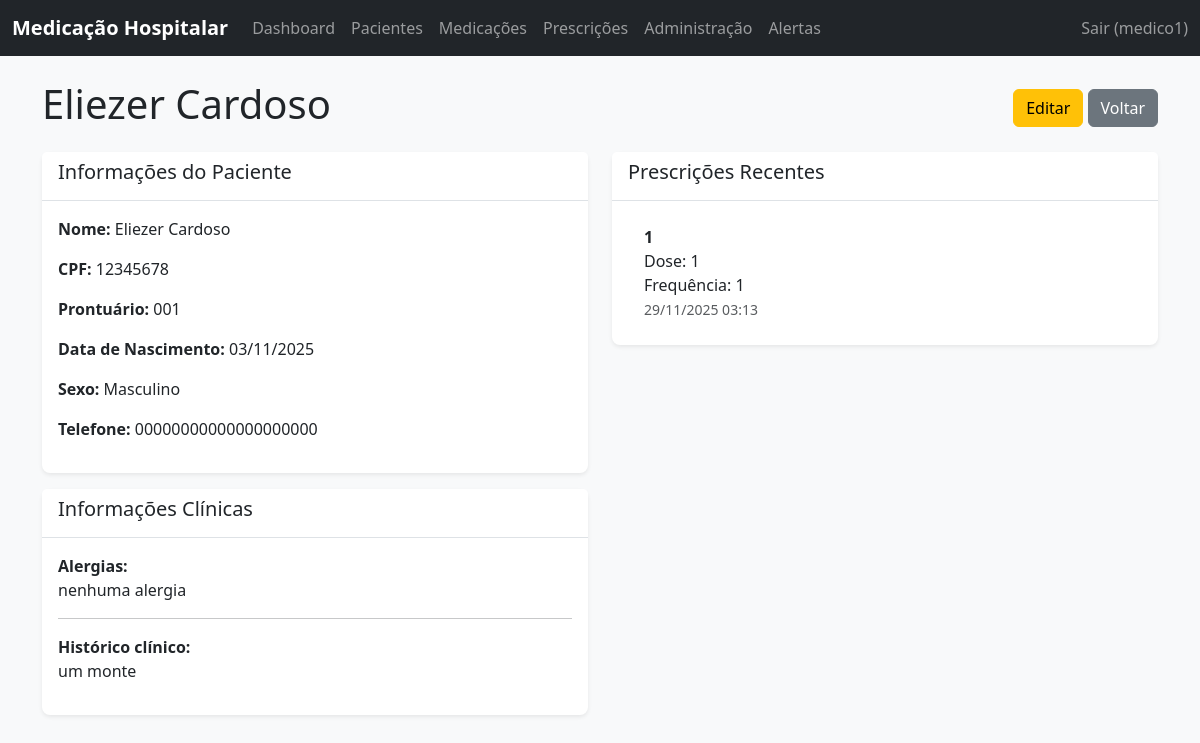
/pacientes/1/ (signed in), run on an earlier commit of the app's database.
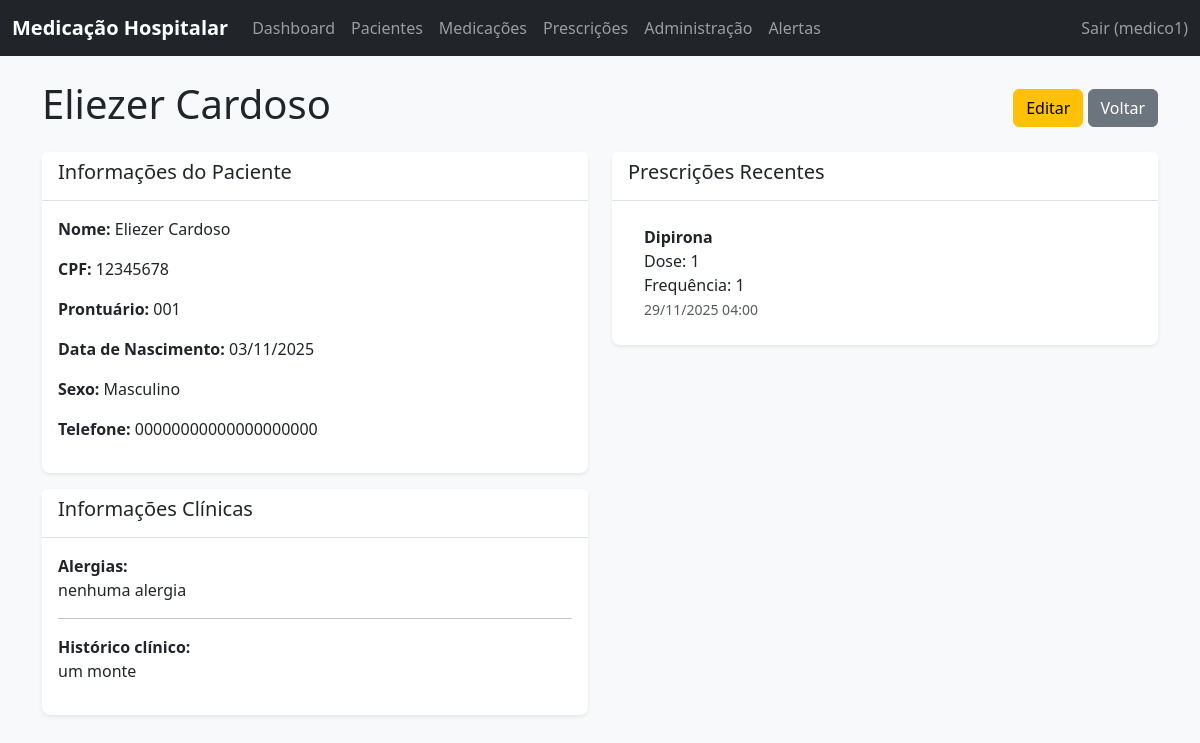
And on a later commit of the database.
### core/models.py (models this page shows, shortened)
class Prescricao(models.Model):
    STATUS_CHOICES = [
        ('ativa', 'Ativa'),
        ('suspensa', 'Suspensa'),
        ('encerrada', 'Encerrada'),
    ]
    paciente = models.ForeignKey(Paciente, on_delete=models.CASCADE)
    medicamento = models.ForeignKey(Medicamento, on_delete=models.CASCADE)
    medico = models.ForeignKey(
        settings.AUTH_USER_MODEL,
        on_delete=models.PROTECT,
        related_name='prescricoes',
        null=True,
        blank=True,
    )
    data_criacao = models.DateTimeField(auto_now_add=True)
    data_ultima_atualizacao = models.DateTimeField(auto_now=True)
    dose = models.CharField(max_length=100)
    frequencia = models.CharField(max_length=100)
    status = models.CharField(
        max_length=20,
        choices=STATUS_CHOICES,
        default='ativa',
    )
    observacoes = models.TextField(blank=True, null=True)
    class Meta:
        verbose_name = "Prescrição"
        verbose_name_plural = "Prescrições"

class Medicamento(models.Model):
    nome = models.CharField(max_length=255)
    dosagem = models.CharField(max_length=100)
    via_administracao = models.CharField(max_length=100)
    class Meta:
        verbose_name = "Medicamento"
        verbose_name_plural = "Medicamentos"

### core/views_frontend.py (the view)
class PacienteDetailView(LoginRequiredMixin, DetailView):
    model = Paciente
    template_name = 'core/paciente_detail.html'
    context_object_name = 'paciente'

### templates/core/paciente_detail.html (shortened to what this page needs)
{% extends 'base.html' %}
{% load static %}
{% block content %}
<div class="row">
    <div class="col-12">
        <div class="d-flex justify-content-between align-items-center mb-3">
            <h1>{{ paciente.nome }}</h1>
            <div>
                <a href="{% url 'paciente_update' paciente.pk %}" class="btn btn-warning">Editar</a>
                <a href="{% url 'paciente_list' %}" class="btn btn-secondary">Voltar</a>
            </div>
        </div>
    </div>
</div>
<div class="row">
    <div class="col-md-6">
        <div class="card mb-3">
            <div class="card-header">
                <h5>Informações do Paciente</h5>
            </div>
            <div class="card-body">
                <p><strong>Nome:</strong> {{ paciente.nome }}</p>
                <p><strong>CPF:</strong> {{ paciente.cpf }}</p>
                <p><strong>Prontuário:</strong> {{ paciente.prontuario }}</p>
                <p><strong>Data de Nascimento:</strong> {{ paciente.data_nascimento|date:"d/m/Y" }}</p>
                <p><strong>Sexo:</strong> {{ paciente.get_sexo_display }}</p>
                <p><strong>Telefone:</strong> {{ paciente.telefone_contato|default:"-" }}</p>
            </div>
        </div>
        <div class="card">
            <div class="card-header">
                <h5>Informações Clínicas</h5>
            </div>
            <div class="card-body">
                <p>
                    <strong>Alergias:</strong><br>
                    {% if paciente.alergias %}
                        {{ paciente.alergias|linebreaksbr }}
                    {% else %}
                        <span class="text-muted">Nenhuma alergia registrada.</span>
                    {% endif %}
                </p>
                <hr>
                <p>
                    <strong>Histórico clínico:</strong><br>
                    {% if paciente.historico_clinico %}
                        {{ paciente.historico_clinico|linebreaksbr }}
                    {% else %}
                        <span class="text-muted">Nenhum histórico clínico registrado.</span>
                    {% endif %}
                </p>
            </div>
        </div>
    </div>
    <div class="col-md-6">
        <div class="card">
            <div class="card-header">
                <h5>Prescrições Recentes</h5>
            </div>
            <div class="card-body">
                {% if paciente.prescricao_set.all %}
                    <ul class="list-group list-group-flush">
                        {% for prescricao in paciente.prescricao_set.all %}
                            <li class="list-group-item">
                                <strong>{{ prescricao.medicamento.nome }}</strong>
                                <br>Dose: {{ prescricao.dose }}
                                <br>Frequência: {{ prescricao.frequencia }}
                                <br>
                                <small class="text-muted">
                                    {{ prescricao.data_criacao|date:"d/m/Y H:i" }}
                                </small>
                            </li>
                        {% endfor %}
                    </ul>
                {% else %}
                    <p class="text-muted mb-0">Nenhuma prescrição encontrada.</p>
                {% endif %}
            </div>
        </div>
    </div>
</div>
{% endblock %}

What changed in the data, as far as the page shows it:
removed Prescricao: medicamento.nome "1", dose "1", frequencia "1", data_criacao "29/11/2025 03:13"
added Prescricao: medicamento.nome "Dipirona", dose "1", frequencia "1", data_criacao "29/11/2025 04:00"
